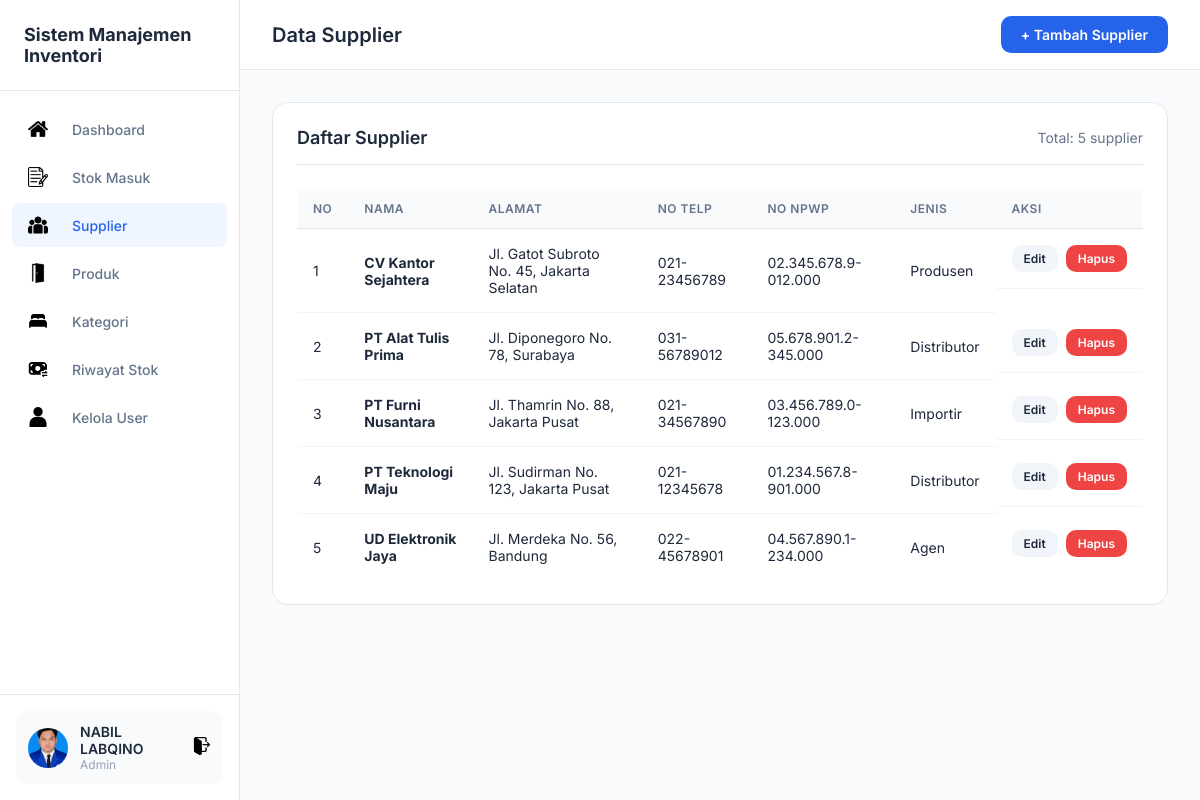
Page /supplier/TampilSupplier.php (signed in) on the committed database.
### tables this page shows
CREATE TABLE `supplier` (
  `id_supplier` int(11) NOT NULL,
  `nama` varchar(100) NOT NULL,
  `alamat` text DEFAULT NULL,
  `no_telp` varchar(20) DEFAULT NULL,
  `no_npwp` varchar(20) DEFAULT NULL,
  `jenis_supplier` varchar(20) NOT NULL
);

### supplier/TampilSupplier.php (the view, shortened to what this page needs)
<?php
include "../koneksi.php";
$result = mysqli_query($koneksi, "SELECT * FROM supplier ORDER BY nama");
?>
<!DOCTYPE html>
<html lang="id">
<head>
    <link rel="stylesheet" href="../css/dashboard.css">
</head>
<body>
    <div class="dashboard">
        <?php include '../includes/sidebar.php'; ?>
        <main class="main">
            <header class="header">
                <h1 class="page-title">Data Supplier</h1>
                <div class="header-right">
                    <a href="TambahSupplier.php" class="btn btn-primary">+ Tambah Supplier</a>
                </div>
            </header>
            <div class="content">
                <div class="card">
                    <div class="card-header">
                        <h3 class="card-title">Daftar Supplier</h3>
                        <span style="color: var(--text-gray); font-size: 14px;">Total: <?= mysqli_num_rows($result) ?>
                            supplier</span>
                    </div>
                    <div class="table-responsive">
                        <table class="table">
                            <thead>
                                <tr>
                                    <th>No</th>
                                    <th>Nama</th>
                                    <th>Alamat</th>
                                    <th>No Telp</th>
                                    <th>No NPWP</th>
                                    <th>Jenis</th>
                                    <th>Aksi</th>
                                </tr>
                            </thead>
                            <tbody>
                                <?php $no = 1;
                                while ($row = mysqli_fetch_assoc($result)): ?>
                                    <tr>
                                        <td><?= $no++ ?></td>
                                        <td><strong><?= htmlspecialchars($row['nama']) ?></strong></td>
                                        <td><?= htmlspecialchars($row['alamat']) ?></td>
                                        <td><?= htmlspecialchars($row['no_telp']) ?></td>
                                        <td><?= htmlspecialchars($row['no_npwp']) ?></td>
                                        <td><?= htmlspecialchars($row['jenis_supplier']) ?></td>
                                        <td class="actions">
                                            <a href="KoreksiSupplier.php?id=<?= $row['id_supplier'] ?>"
                                                class="btn btn-sm btn-secondary">Edit</a>
                                            <a href="HapusSupplier.php?id=<?= $row['id_supplier'] ?>"
                                                class="btn btn-sm btn-danger"
                                                onclick="return confirm('Hapus supplier ini?')">Hapus</a>
                                        </td>
                                    </tr>
                                <?php endwhile; ?>
                            </tbody>
                        </table>
                    </div>
                </div>
            </div>
        </main>
    </div>
</body>
</html>

### css/dashboard.css (style rules this page uses)
:root { --primary: #2563eb; --primary-dark: #1d4ed8; --bg-main: #f8fafc; --bg-card: #ffffff; --text-dark: #1e293b; --text-gray: #64748b; --text-light: #94a3b8; --border: #e2e8f0; --success: #22c55e; --danger: #ef4444; --warning: #f59e0b; --sidebar-width: 240px; }
* { margin: 0; padding: 0; box-sizing: border-box; }
body { font-family: 'Inter', -apple-system, sans-serif; background: var(--bg-main); color: var(--text-dark); }
.dashboard { display: flex; min-height: 100vh; }
.main { flex: 1; margin-left: var(--sidebar-width); }
.header { background: var(--bg-card); padding: 16px 32px; display: flex; justify-content: space-between; align-items: center; border-bottom: 1px solid var(--border); position: sticky; top: 0; z-index: 100; }
.page-title { font-size: 20px; font-weight: 600; color: var(--text-dark); }
.header-right { display: flex; align-items: center; gap: 16px; }
.content { padding: 32px; }
.card { background: var(--bg-card); border-radius: 16px; border: 1px solid var(--border); padding: 24px; margin-bottom: 24px; }
.card-header { display: flex; justify-content: space-between; align-items: center; margin-bottom: 24px; padding-bottom: 16px; border-bottom: 1px solid var(--border); }
.card-title { font-size: 18px; font-weight: 600; color: var(--text-dark); }
.btn { display: inline-flex; align-items: center; gap: 8px; padding: 10px 20px; border-radius: 10px; font-size: 14px; font-weight: 600; text-decoration: none; border: none; cursor: pointer; transition: all 0.2s; font-family: inherit; }
.btn-primary { background: var(--primary); color: #fff; }
.btn-danger { background: var(--danger); color: #fff; }
.btn-secondary { background: #f1f5f9; color: var(--text-dark); }
.btn-sm { padding: 6px 12px; font-size: 12px; }
.table-responsive { overflow-x: auto; }
.table { width: 100%; border-collapse: collapse; }
.table th { text-align: left; padding: 12px 16px; background: #f8fafc; font-size: 12px; font-weight: 600; color: var(--text-gray); text-transform: uppercase; letter-spacing: 0.5px; border-bottom: 1px solid var(--border); }
.table td { padding: 16px; border-bottom: 1px solid #f1f5f9; font-size: 14px; color: var(--text-dark); }
.table tr:last-child td { border-bottom: none; }
.table .actions { display: flex; gap: 8px; }

### rows in the picture
supplier: nama "CV Kantor Sejahtera", alamat "Jl. Gatot Subroto No. 45, Jakarta Selatan", no_telp "021-23456789", no_npwp "02.345.678.9-012.000", jenis_supplier "Produsen"
supplier: nama "PT Alat Tulis Prima", alamat "Jl. Diponegoro No. 78, Surabaya", no_telp "031-56789012", no_npwp "05.678.901.2-345.000", jenis_supplier "Distributor"
supplier: nama "PT Furni Nusantara", alamat "Jl. Thamrin No. 88, Jakarta Pusat", no_telp "021-34567890", no_npwp "03.456.789.0-123.000", jenis_supplier "Importir"
supplier: nama "PT Teknologi Maju", alamat "Jl. Sudirman No. 123, Jakarta Pusat", no_telp "021-12345678", no_npwp "01.234.567.8-901.000", jenis_supplier "Distributor"
supplier: nama "UD Elektronik Jaya", alamat "Jl. Merdeka No. 56, Bandung", no_telp "022-45678901", no_npwp "04.567.890.1-234.000", jenis_supplier "Agen"

### other values in the picture
$_SESSION['nama'] "NABIL LABQINO"
mysqli_num_rows($result) "5"
